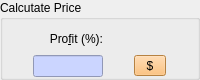
      <widget class="QGroupBox" name="groupBox">
       <property name="sizePolicy">
        <sizepolicy hsizetype="MinimumExpanding" vsizetype="MinimumExpanding">
         <horstretch>0</horstretch>
         <verstretch>0</verstretch>
        </sizepolicy>
       </property>
       <property name="minimumSize">
        <size>
         <width>0</width>
         <height>0</height>
        </size>
       </property>
       <property name="maximumSize">
        <size>
         <width>16777215</width>
         <height>80</height>
        </size>
       </property>
       <property name="title">
        <string>Calcutate Price</string>
       </property>
       <layout class="QGridLayout">
        <property name="leftMargin">
         <number>0</number>
        </property>
        <property name="topMargin">
         <number>6</number>
        </property>
        <property name="rightMargin">
         <number>0</number>
        </property>
        <property name="bottomMargin">
         <number>0</number>
        </property>
        <property name="horizontalSpacing">
         <number>1</number>
        </property>
        <property name="verticalSpacing">
         <number>3</number>
        </property>
        <item row="1" column="0">
         <widget class="QLabel" name="label_3">
          <property name="sizePolicy">
           <sizepolicy hsizetype="Minimum" vsizetype="MinimumExpanding">
            <horstretch>0</horstretch>
            <verstretch>0</verstretch>
           </sizepolicy>
          </property>
          <property name="text">
           <string>Pro&amp;fit (%):</string>
          </property>
          <property name="alignment">
           <set>Qt::AlignRight|Qt::AlignTrailing|Qt::AlignVCenter</set>
          </property>
          <property name="buddy">
           <cstring>editUtility</cstring>
          </property>
         </widget>
        </item>
        <item row="2" column="1">
         <widget class="QToolButton" name="btnCalculatePrice">
          <property name="minimumSize">
           <size>
            <width>32</width>
            <height>0</height>
           </size>
          </property>
          <property name="palette">
           <palette>
            <active>
             <colorrole role="WindowText">
              <brush brushstyle="SolidPattern">
               <color alpha="255">
                <red>0</red>
                <green>0</green>
                <blue>0</blue>
               </color>
              </brush>
             </colorrole>
             <colorrole role="Button">
              <brush brushstyle="SolidPattern">
               <color alpha="255">
                <red>255</red>
                <green>182</green>
                <blue>93</blue>
               </color>
              </brush>
             </colorrole>
             <colorrole role="Light">
              <brush brushstyle="SolidPattern">
               <color alpha="255">
                <red>255</red>
                <green>240</green>
                <blue>221</blue>
               </color>
              </brush>
             </colorrole>
             <colorrole role="Midlight">
              <brush brushstyle="SolidPattern">
               <color alpha="255">
                <red>255</red>
                <green>211</green>
                <blue>157</blue>
               </color>
              </brush>
             </colorrole>
             <colorrole role="Dark">
              <brush brushstyle="SolidPattern">
               <color alpha="255">
                <red>127</red>
                <green>91</green>
                <blue>46</blue>
               </color>
              </brush>
             </colorrole>
             <colorrole role="Mid">
              <brush brushstyle="SolidPattern">
               <color alpha="255">
                <red>170</red>
                <green>121</green>
                <blue>62</blue>
               </color>
              </brush>
             </colorrole>
             <colorrole role="Text">
              <brush brushstyle="SolidPattern">
               <color alpha="255">
                <red>0</red>
                <green>0</green>
                <blue>0</blue>
               </color>
              </brush>
             </colorrole>
             <colorrole role="BrightText">
              <brush brushstyle="SolidPattern">
               <color alpha="255">
                <red>255</red>
                <green>255</green>
                <blue>255</blue>
               </color>
              </brush>
             </colorrole>
             <colorrole role="ButtonText">
              <brush brushstyle="SolidPattern">
               <color alpha="255">
                <red>0</red>
                <green>0</green>
                <blue>0</blue>
               </color>
              </brush>
             </colorrole>
             <colorrole role="Base">
              <brush brushstyle="SolidPattern">
               <color alpha="255">
                <red>255</red>
                <green>255</green>
                <blue>255</blue>
               </color>
              </brush>
             </colorrole>
             <colorrole role="Window">
              <brush brushstyle="SolidPattern">
               <color alpha="255">
                <red>255</red>
                <green>182</green>
                <blue>93</blue>
               </color>
              </brush>
             </colorrole>
             <colorrole role="Shadow">
              <brush brushstyle="SolidPattern">
               <color alpha="255">
                <red>0</red>
                <green>0</green>
                <blue>0</blue>
               </color>
              </brush>
             </colorrole>
             <colorrole role="AlternateBase">
              <brush brushstyle="SolidPattern">
               <color alpha="255">
                <red>255</red>
                <green>218</green>
                <blue>174</blue>
               </color>
              </brush>
             </colorrole>
            </active>
            <inactive>
             <colorrole role="WindowText">
              <brush brushstyle="SolidPattern">
               <color alpha="255">
                <red>0</red>
                <green>0</green>
                <blue>0</blue>
               </color>
              </brush>
             </colorrole>
             <colorrole role="Button">
              <brush brushstyle="SolidPattern">
               <color alpha="255">
                <red>255</red>
                <green>182</green>
                <blue>93</blue>
               </color>
              </brush>
             </colorrole>
             <colorrole role="Light">
              <brush brushstyle="SolidPattern">
               <color alpha="255">
                <red>255</red>
                <green>240</green>
                <blue>221</blue>
               </color>
              </brush>
             </colorrole>
             <colorrole role="Midlight">
              <brush brushstyle="SolidPattern">
               <color alpha="255">
                <red>255</red>
                <green>211</green>
                <blue>157</blue>
               </color>
              </brush>
             </colorrole>
             <colorrole role="Dark">
              <brush brushstyle="SolidPattern">
               <color alpha="255">
                <red>127</red>
                <green>91</green>
                <blue>46</blue>
               </color>
              </brush>
             </colorrole>
             <colorrole role="Mid">
              <brush brushstyle="SolidPattern">
               <color alpha="255">
                <red>170</red>
                <green>121</green>
                <blue>62</blue>
               </color>
              </brush>
             </colorrole>
             <colorrole role="Text">
              <brush brushstyle="SolidPattern">
               <color alpha="255">
                <red>0</red>
                <green>0</green>
                <blue>0</blue>
               </color>
              </brush>
             </colorrole>
             <colorrole role="BrightText">
              <brush brushstyle="SolidPattern">
               <color alpha="255">
                <red>255</red>
                <green>255</green>
                <blue>255</blue>
               </color>
              </brush>
             </colorrole>
             <colorrole role="ButtonText">
              <brush brushstyle="SolidPattern">
               <color alpha="255">
                <red>0</red>
                <green>0</green>
                <blue>0</blue>
               </color>
              </brush>
             </colorrole>
             <colorrole role="Base">
              <brush brushstyle="SolidPattern">
               <color alpha="255">
                <red>255</red>
                <green>255</green>
                <blue>255</blue>
               </color>
              </brush>
             </colorrole>
             <colorrole role="Window">
              <brush brushstyle="SolidPattern">
               <color alpha="255">
                <red>255</red>
                <green>182</green>
                <blue>93</blue>
               </color>
              </brush>
             </colorrole>
             <colorrole role="Shadow">
              <brush brushstyle="SolidPattern">
               <color alpha="255">
                <red>0</red>
                <green>0</green>
                <blue>0</blue>
               </color>
              </brush>
             </colorrole>
             <colorrole role="AlternateBase">
              <brush brushstyle="SolidPattern">
               <color alpha="255">
                <red>255</red>
                <green>218</green>
                <blue>174</blue>
               </color>
              </brush>
             </colorrole>
            </inactive>
            <disabled>
             <colorrole role="WindowText">
              <brush brushstyle="SolidPattern">
               <color alpha="255">
                <red>127</red>
                <green>91</green>
                <blue>46</blue>
               </color>
              </brush>
             </colorrole>
             <colorrole role="Button">
              <brush brushstyle="SolidPattern">
               <color alpha="255">
                <red>255</red>
                <green>182</green>
                <blue>93</blue>
               </color>
              </brush>
             </colorrole>
             <colorrole role="Light">
              <brush brushstyle="SolidPattern">
               <color alpha="255">
                <red>255</red>
                <green>240</green>
                <blue>221</blue>
               </color>
              </brush>
             </colorrole>
             <colorrole role="Midlight">
              <brush brushstyle="SolidPattern">
               <color alpha="255">
                <red>255</red>
                <green>211</green>
                <blue>157</blue>
               </color>
              </brush>
             </colorrole>
             <colorrole role="Dark">
              <brush brushstyle="SolidPattern">
               <color alpha="255">
                <red>127</red>
                <green>91</green>
                <blue>46</blue>
               </color>
              </brush>
             </colorrole>
             <colorrole role="Mid">
              <brush brushstyle="SolidPattern">
               <color alpha="255">
                <red>170</red>
                <green>121</green>
                <blue>62</blue>
               </color>
              </brush>
             </colorrole>
             <colorrole role="Text">
              <brush brushstyle="SolidPattern">
               <color alpha="255">
                <red>127</red>
                <green>91</green>
                <blue>46</blue>
               </color>
              </brush>
             </colorrole>
             <colorrole role="BrightText">
              <brush brushstyle="SolidPattern">
               <color alpha="255">
                <red>255</red>
                <green>255</green>
                <blue>255</blue>
               </color>
              </brush>
             </colorrole>
             <colorrole role="ButtonText">
              <brush brushstyle="SolidPattern">
               <color alpha="255">
                <red>127</red>
                <green>91</green>
                <blue>46</blue>
               </color>
              </brush>
             </colorrole>
             <colorrole role="Base">
              <brush brushstyle="SolidPattern">
               <color alpha="255">
                <red>255</red>
                <green>182</green>
                <blue>93</blue>
               </color>
              </brush>
             </colorrole>
             <colorrole role="Window">
              <brush brushstyle="SolidPattern">
               <color alpha="255">
                <red>255</red>
                <green>182</green>
                <blue>93</blue>
               </color>
              </brush>
             </colorrole>
             <colorrole role="Shadow">
              <brush brushstyle="SolidPattern">
               <color alpha="255">
                <red>0</red>
                <green>0</green>
                <blue>0</blue>
               </color>
              </brush>
             </colorrole>
             <colorrole role="AlternateBase">
              <brush brushstyle="SolidPattern">
               <color alpha="255">
                <red>255</red>
                <green>182</green>
                <blue>93</blue>
               </color>
              </brush>
             </colorrole>
            </disabled>
           </palette>
          </property>
          <property name="toolTip">
           <string>Calculate price based on utility</string>
          </property>
          <property name="statusTip">
           <string>Calculate price automatically</string>
          </property>
          <property name="text">
           <string>$</string>
          </property>
         </widget>
        </item>
        <item row="2" column="0">
         <widget class="QLineEdit" name="editUtility">
          <property name="sizePolicy">
           <sizepolicy hsizetype="Maximum" vsizetype="Fixed">
            <horstretch>0</horstretch>
            <verstretch>0</verstretch>
           </sizepolicy>
          </property>
          <property name="minimumSize">
           <size>
            <width>50</width>
            <height>0</height>
           </size>
          </property>
          <property name="maximumSize">
           <size>
            <width>70</width>
            <height>16777215</height>
           </size>
          </property>
          <property name="styleSheet">
           <string>background: rgb(203,213,255);</string>
          </property>
         </widget>
        </item>
       </layout>
      </widget>
